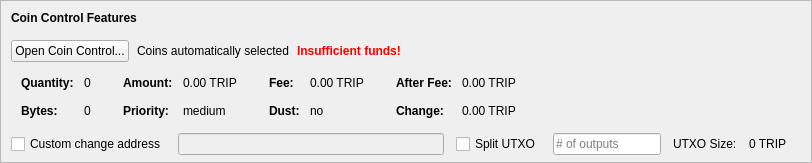
    <widget class="QFrame" name="frameCoinControl">
     <property name="sizePolicy">
      <sizepolicy hsizetype="Expanding" vsizetype="Expanding">
       <horstretch>0</horstretch>
       <verstretch>0</verstretch>
      </sizepolicy>
     </property>
     <property name="maximumSize">
      <size>
       <width>16777215</width>
       <height>16777215</height>
      </size>
     </property>
     <property name="frameShape">
      <enum>QFrame::StyledPanel</enum>
     </property>
     <property name="frameShadow">
      <enum>QFrame::Sunken</enum>
     </property>
     <layout class="QVBoxLayout" name="verticalLayoutCoinControl2">
      <property name="spacing">
       <number>0</number>
      </property>
      <property name="leftMargin">
       <number>0</number>
      </property>
      <property name="topMargin">
       <number>0</number>
      </property>
      <property name="rightMargin">
       <number>0</number>
      </property>
      <property name="bottomMargin">
       <number>6</number>
      </property>
      <item>
       <layout class="QVBoxLayout" name="verticalLayoutCoinControl" stretch="0,0,0,0,1">
        <property name="spacing">
         <number>0</number>
        </property>
        <property name="leftMargin">
         <number>10</number>
        </property>
        <property name="topMargin">
         <number>10</number>
        </property>
        <item>
         <layout class="QHBoxLayout" name="horizontalLayoutCoinControl1">
          <property name="bottomMargin">
           <number>15</number>
          </property>
          <item>
           <widget class="QLabel" name="labelCoinControlFeatures">
            <property name="sizePolicy">
             <sizepolicy hsizetype="Preferred" vsizetype="Maximum">
              <horstretch>0</horstretch>
              <verstretch>0</verstretch>
             </sizepolicy>
            </property>
            <property name="font">
             <font>
              <weight>75</weight>
              <bold>true</bold>
             </font>
            </property>
            <property name="styleSheet">
             <string notr="true">font-weight:bold;</string>
            </property>
            <property name="text">
             <string>Coin Control Features</string>
            </property>
           </widget>
          </item>
         </layout>
        </item>
        <item>
         <layout class="QHBoxLayout" name="horizontalLayoutCoinControl2" stretch="0,0,0,0">
          <property name="spacing">
           <number>8</number>
          </property>
          <property name="bottomMargin">
           <number>10</number>
          </property>
          <item>
           <widget class="QPushButton" name="pushButtonCoinControl">
            <property name="styleSheet">
             <string notr="true"/>
            </property>
            <property name="text">
             <string>Open Coin Control...</string>
            </property>
            <property name="autoDefault">
             <bool>false</bool>
            </property>
           </widget>
          </item>
          <item>
           <widget class="QLabel" name="labelCoinControlAutomaticallySelected">
            <property name="text">
             <string>Coins automatically selected</string>
            </property>
            <property name="margin">
             <number>5</number>
            </property>
           </widget>
          </item>
          <item>
           <widget class="QLabel" name="labelCoinControlInsuffFunds">
            <property name="font">
             <font>
              <weight>75</weight>
              <bold>true</bold>
             </font>
            </property>
            <property name="styleSheet">
             <string notr="true">color:red;font-weight:bold;</string>
            </property>
            <property name="text">
             <string>Insufficient funds!</string>
            </property>
            <property name="margin">
             <number>5</number>
            </property>
           </widget>
          </item>
          <item>
           <spacer name="horizontalSpacerCoinControl">
            <property name="orientation">
             <enum>Qt::Horizontal</enum>
            </property>
            <property name="sizeHint" stdset="0">
             <size>
              <width>40</width>
              <height>1</height>
             </size>
            </property>
           </spacer>
          </item>
         </layout>
        </item>
        <item>
         <widget class="QWidget" name="widgetCoinControl" native="true">
          <property name="sizePolicy">
           <sizepolicy hsizetype="Preferred" vsizetype="Preferred">
            <horstretch>0</horstretch>
            <verstretch>0</verstretch>
           </sizepolicy>
          </property>
          <property name="minimumSize">
           <size>
            <width>0</width>
            <height>0</height>
           </size>
          </property>
          <property name="styleSheet">
           <string notr="true"/>
          </property>
          <layout class="QHBoxLayout" name="horizontalLayoutCoinControl5">
           <property name="leftMargin">
            <number>0</number>
           </property>
           <property name="topMargin">
            <number>0</number>
           </property>
           <property name="rightMargin">
            <number>0</number>
           </property>
           <property name="bottomMargin">
            <number>0</number>
           </property>
           <item>
            <layout class="QHBoxLayout" name="horizontalLayoutCoinControl3" stretch="0,0,0,1">
             <property name="spacing">
              <number>20</number>
             </property>
             <property name="topMargin">
              <number>0</number>
             </property>
             <property name="bottomMargin">
              <number>10</number>
             </property>
             <item>
              <layout class="QFormLayout" name="formLayoutCoinControl1">
               <property name="horizontalSpacing">
                <number>10</number>
               </property>
               <property name="verticalSpacing">
                <number>14</number>
               </property>
               <property name="leftMargin">
                <number>10</number>
               </property>
               <property name="topMargin">
                <number>4</number>
               </property>
               <property name="rightMargin">
                <number>6</number>
               </property>
               <item row="0" column="0">
                <widget class="QLabel" name="labelCoinControlQuantityText">
                 <property name="font">
                  <font>
                   <weight>75</weight>
                   <bold>true</bold>
                  </font>
                 </property>
                 <property name="text">
                  <string>Quantity:</string>
                 </property>
                 <property name="margin">
                  <number>0</number>
                 </property>
                </widget>
               </item>
               <item row="0" column="1">
                <widget class="QLabel" name="labelCoinControlQuantity">
                 <property name="cursor">
                  <cursorShape>IBeamCursor</cursorShape>
                 </property>
                 <property name="contextMenuPolicy">
                  <enum>Qt::ActionsContextMenu</enum>
                 </property>
                 <property name="text">
                  <string notr="true">0</string>
                 </property>
                 <property name="margin">
                  <number>0</number>
                 </property>
                 <property name="textInteractionFlags">
                  <set>Qt::LinksAccessibleByMouse|Qt::TextSelectableByKeyboard|Qt::TextSelectableByMouse</set>
                 </property>
                </widget>
               </item>
               <item row="1" column="0">
                <widget class="QLabel" name="labelCoinControlBytesText">
                 <property name="font">
                  <font>
                   <weight>75</weight>
                   <bold>true</bold>
                  </font>
                 </property>
                 <property name="text">
                  <string>Bytes:</string>
                 </property>
                </widget>
               </item>
               <item row="1" column="1">
                <widget class="QLabel" name="labelCoinControlBytes">
                 <property name="cursor">
                  <cursorShape>IBeamCursor</cursorShape>
                 </property>
                 <property name="contextMenuPolicy">
                  <enum>Qt::ActionsContextMenu</enum>
                 </property>
                 <property name="text">
                  <string notr="true">0</string>
                 </property>
                 <property name="textInteractionFlags">
                  <set>Qt::LinksAccessibleByMouse|Qt::TextSelectableByKeyboard|Qt::TextSelectableByMouse</set>
                 </property>
                </widget>
               </item>
              </layout>
             </item>
             <item>
              <layout class="QFormLayout" name="formLayoutCoinControl2">
               <property name="horizontalSpacing">
                <number>10</number>
               </property>
               <property name="verticalSpacing">
                <number>14</number>
               </property>
               <property name="leftMargin">
                <number>6</number>
               </property>
               <property name="topMargin">
                <number>4</number>
               </property>
               <property name="rightMargin">
                <number>6</number>
               </property>
               <item row="0" column="0">
                <widget class="QLabel" name="labelCoinControlAmountText">
                 <property name="font">
                  <font>
                   <weight>75</weight>
                   <bold>true</bold>
                  </font>
                 </property>
                 <property name="text">
                  <string>Amount:</string>
                 </property>
                 <property name="margin">
                  <number>0</number>
                 </property>
                </widget>
               </item>
               <item row="0" column="1">
                <widget class="QLabel" name="labelCoinControlAmount">
                 <property name="cursor">
                  <cursorShape>IBeamCursor</cursorShape>
                 </property>
                 <property name="contextMenuPolicy">
                  <enum>Qt::ActionsContextMenu</enum>
                 </property>
                 <property name="text">
                  <string notr="true">0.00 TRIP</string>
                 </property>
                 <property name="textInteractionFlags">
                  <set>Qt::LinksAccessibleByMouse|Qt::TextSelectableByKeyboard|Qt::TextSelectableByMouse</set>
                 </property>
                </widget>
               </item>
               <item row="1" column="0">
                <widget class="QLabel" name="labelCoinControlPriorityText">
                 <property name="font">
                  <font>
                   <weight>75</weight>
                   <bold>true</bold>
                  </font>
                 </property>
                 <property name="text">
                  <string>Priority:</string>
                 </property>
                </widget>
               </item>
               <item row="1" column="1">
                <widget class="QLabel" name="labelCoinControlPriority">
                 <property name="cursor">
                  <cursorShape>IBeamCursor</cursorShape>
                 </property>
                 <property name="contextMenuPolicy">
                  <enum>Qt::ActionsContextMenu</enum>
                 </property>
                 <property name="text">
                  <string>medium</string>
                 </property>
                 <property name="textInteractionFlags">
                  <set>Qt::LinksAccessibleByMouse|Qt::TextSelectableByKeyboard|Qt::TextSelectableByMouse</set>
                 </property>
                </widget>
               </item>
              </layout>
             </item>
             <item>
              <layout class="QFormLayout" name="formLayoutCoinControl3">
               <property name="horizontalSpacing">
                <number>10</number>
               </property>
               <property name="verticalSpacing">
                <number>14</number>
               </property>
               <property name="leftMargin">
                <number>6</number>
               </property>
               <property name="topMargin">
                <number>4</number>
               </property>
               <property name="rightMargin">
                <number>6</number>
               </property>
               <item row="0" column="0">
                <widget class="QLabel" name="labelCoinControlFeeText">
                 <property name="font">
                  <font>
                   <weight>75</weight>
                   <bold>true</bold>
                  </font>
                 </property>
                 <property name="text">
                  <string>Fee:</string>
                 </property>
                 <property name="margin">
                  <number>0</number>
                 </property>
                </widget>
               </item>
               <item row="0" column="1">
                <widget class="QLabel" name="labelCoinControlFee">
                 <property name="cursor">
                  <cursorShape>IBeamCursor</cursorShape>
                 </property>
                 <property name="contextMenuPolicy">
                  <enum>Qt::ActionsContextMenu</enum>
                 </property>
                 <property name="text">
                  <string notr="true">0.00 TRIP</string>
                 </property>
                 <property name="textInteractionFlags">
                  <set>Qt::LinksAccessibleByMouse|Qt::TextSelectableByKeyboard|Qt::TextSelectableByMouse</set>
                 </property>
                </widget>
               </item>
               <item row="1" column="0">
                <widget class="QLabel" name="labelCoinControlLowOutputText">
                 <property name="font">
                  <font>
                   <weight>75</weight>
                   <bold>true</bold>
                  </font>
                 </property>
                 <property name="text">
                  <string>Dust:</string>
                 </property>
                </widget>
               </item>
               <item row="1" column="1">
                <widget class="QLabel" name="labelCoinControlLowOutput">
                 <property name="cursor">
                  <cursorShape>IBeamCursor</cursorShape>
                 </property>
                 <property name="contextMenuPolicy">
                  <enum>Qt::ActionsContextMenu</enum>
                 </property>
                 <property name="text">
                  <string>no</string>
                 </property>
                 <property name="textInteractionFlags">
                  <set>Qt::LinksAccessibleByMouse|Qt::TextSelectableByKeyboard|Qt::TextSelectableByMouse</set>
                 </property>
                </widget>
               </item>
              </layout>
             </item>
             <item>
              <layout class="QFormLayout" name="formLayoutCoinControl4">
               <property name="horizontalSpacing">
                <number>10</number>
               </property>
               <property name="verticalSpacing">
                <number>14</number>
               </property>
               <property name="leftMargin">
                <number>6</number>
               </property>
               <property name="topMargin">
                <number>4</number>
               </property>
               <property name="rightMargin">
                <number>6</number>
               </property>
               <item row="0" column="0">
                <widget class="QLabel" name="labelCoinControlAfterFeeText">
                 <property name="font">
                  <font>
                   <weight>75</weight>
                   <bold>true</bold>
                  </font>
                 </property>
                 <property name="text">
                  <string>After Fee:</string>
                 </property>
                 <property name="margin">
                  <number>0</number>
                 </property>
                </widget>
               </item>
               <item row="0" column="1">
                <widget class="QLabel" name="labelCoinControlAfterFee">
                 <property name="cursor">
                  <cursorShape>IBeamCursor</cursorShape>
                 </property>
                 <property name="contextMenuPolicy">
                  <enum>Qt::ActionsContextMenu</enum>
                 </property>
                 <property name="text">
                  <string notr="true">0.00 TRIP</string>
                 </property>
                 <property name="textInteractionFlags">
                  <set>Qt::LinksAccessibleByMouse|Qt::TextSelectableByKeyboard|Qt::TextSelectableByMouse</set>
                 </property>
                </widget>
               </item>
               <item row="1" column="0">
                <widget class="QLabel" name="labelCoinControlChangeText">
                 <property name="font">
                  <font>
                   <weight>75</weight>
                   <bold>true</bold>
                  </font>
                 </property>
                 <property name="text">
                  <string>Change:</string>
                 </property>
                </widget>
               </item>
               <item row="1" column="1">
                <widget class="QLabel" name="labelCoinControlChange">
                 <property name="cursor">
                  <cursorShape>IBeamCursor</cursorShape>
                 </property>
                 <property name="contextMenuPolicy">
                  <enum>Qt::ActionsContextMenu</enum>
                 </property>
                 <property name="text">
                  <string notr="true">0.00 TRIP</string>
                 </property>
                 <property name="textInteractionFlags">
                  <set>Qt::LinksAccessibleByMouse|Qt::TextSelectableByKeyboard|Qt::TextSelectableByMouse</set>
                 </property>
                </widget>
               </item>
              </layout>
             </item>
            </layout>
           </item>
          </layout>
         </widget>
        </item>
        <item>
         <layout class="QHBoxLayout" name="horizontalLayoutCoinControl4" stretch="0,0,0,0,0,0,0">
          <property name="spacing">
           <number>12</number>
          </property>
          <property name="sizeConstraint">
           <enum>QLayout::SetDefaultConstraint</enum>
          </property>
          <property name="topMargin">
           <number>5</number>
          </property>
          <property name="rightMargin">
           <number>5</number>
          </property>
          <item>
           <widget class="QCheckBox" name="checkBoxCoinControlChange">
            <property name="toolTip">
             <string>If this is activated, but the change address is empty or invalid, change will be sent to a newly generated address.</string>
            </property>
            <property name="text">
             <string>Custom change address</string>
            </property>
           </widget>
          </item>
          <item>
           <widget class="QValidatedLineEdit" name="lineEditCoinControlChange">
            <property name="enabled">
             <bool>false</bool>
            </property>
            <property name="sizePolicy">
             <sizepolicy hsizetype="Expanding" vsizetype="Fixed">
              <horstretch>0</horstretch>
              <verstretch>0</verstretch>
             </sizepolicy>
            </property>
           </widget>
          </item>
          <item>
           <widget class="QCheckBox" name="splitBlockCheckBox">
            <property name="text">
             <string>Split UTXO</string>
            </property>
           </widget>
          </item>
          <item>
           <widget class="QLineEdit" name="splitBlockLineEdit">
            <property name="sizePolicy">
             <sizepolicy hsizetype="Fixed" vsizetype="Fixed">
              <horstretch>50</horstretch>
              <verstretch>0</verstretch>
             </sizepolicy>
            </property>
            <property name="placeholderText">
             <string># of outputs</string>
            </property>
           </widget>
          </item>
          <item>
           <widget class="QLabel" name="labelBlockSizeText">
            <property name="text">
             <string>UTXO Size:</string>
            </property>
           </widget>
          </item>
          <item>
           <widget class="QLabel" name="labelBlockSize">
            <property name="text">
             <string>0 TRIP</string>
            </property>
           </widget>
          </item>
          <item>
           <widget class="QLabel" name="labelCoinControlChangeLabel">
            <property name="sizePolicy">
             <sizepolicy hsizetype="Preferred" vsizetype="Expanding">
              <horstretch>0</horstretch>
              <verstretch>0</verstretch>
             </sizepolicy>
            </property>
            <property name="minimumSize">
             <size>
              <width>0</width>
              <height>0</height>
             </size>
            </property>
            <property name="text">
             <string/>
            </property>
            <property name="margin">
             <number>3</number>
            </property>
           </widget>
          </item>
         </layout>
        </item>
        <item>
         <spacer name="verticalSpacerCoinControl">
          <property name="orientation">
           <enum>Qt::Vertical</enum>
          </property>
          <property name="sizeHint" stdset="0">
           <size>
            <width>800</width>
            <height>1</height>
           </size>
          </property>
         </spacer>
        </item>
       </layout>
      </item>
     </layout>
    </widget>
